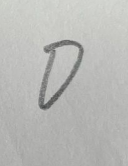
#> input picture data/user_samples/0_001.png, 128 x 166 px; its folder holds only this picture in this run
$ python preprocess_user_images.py
#> lines starting #> are read from the running program, lines starting #| are printed output that depends on the picture; after the words box and inside, x2 and y2 are one past the last pixel; in counts of white or black regions, pixels touching at a corner belong together
import cv2
import numpy as np
import os
from PIL import Image

# 配置参数
INPUT_DIR = "../../data/user_samples"  # 原始衣物图片存放目录
OUTPUT_DIR = "../../data/user_samples/processed"  # 处理后数据集输出目录
TARGET_SIZE = (28, 28)  # 目标图像尺寸（MNIST标准）
THRESHOLD_VALUE = 127  # 二值化阈值


def preprocess_single_image(img_path):
    """预处理单张图片：灰度化、二值化、归一化、居中对齐"""
#> called with img_path = '../../data/user_samples/0_001.png'
    # 1. 读取图片并转为灰度图
    img = cv2.imread(img_path)
#> img is the input picture: shape (166, 128, 3); mean B, G, R 182.5, 185.3, 184.9
    gray = cv2.cvtColor(img, cv2.COLOR_BGR2GRAY)

    # 2. 去噪（高斯滤波）
    blurred = cv2.GaussianBlur(gray, (3, 3), 0)

    # 3. 二值化（反色，因为MNIST背景为黑、数字为白）
    _, binary = cv2.threshold(blurred, THRESHOLD_VALUE, 255, cv2.THRESH_BINARY_INV | cv2.THRESH_OTSU)
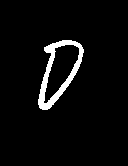
#> binary: shape (166, 128); 4.3% white; 1 white region

    # 4. 提取数字轮廓并裁剪
    contours, _ = cv2.findContours(binary, cv2.RETR_EXTERNAL, cv2.CHAIN_APPROX_SIMPLE)
#> contours = 1 contour; box (x1, y1, x2, y2) and area: (38, 40, 84, 110) 1828
    if not contours:
        return None
    largest_contour = max(contours, key=cv2.contourArea)
#> largest_contour = contour of 102 points, box (x1, y1, x2, y2) (38, 40, 84, 110), area 1828
    x, y, w, h = cv2.boundingRect(largest_contour)
#> x = 38; y = 40; w = 46; h = 70
    cropped = binary[y:y+h, x:x+w]
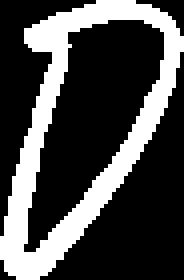
#> cropped: shape (70, 46) (shown 4 times larger); 28.6% white; 1 white region, box (x1, y1, x2, y2) and area: (0, 0, 46, 70) 922

    # 5. 调整尺寸并居中对齐
    # 保持长宽比，先缩放至目标尺寸的短边
    aspect_ratio = w / h
#> aspect_ratio = 0.657
    if aspect_ratio > 1:
        new_w = TARGET_SIZE[0]
        new_h = int(new_w / aspect_ratio)
    else:
        new_h = TARGET_SIZE[1]
        new_w = int(new_h * aspect_ratio)
#> new_w = 18
    resized = cv2.resize(cropped, (new_w, new_h), interpolation=cv2.INTER_AREA)

    # 创建空白画布并居中放置数字
    padded = np.zeros(TARGET_SIZE, dtype=np.uint8)
    offset_x = (TARGET_SIZE[0] - new_w) // 2
#> offset_x = 5
    offset_y = (TARGET_SIZE[1] - new_h) // 2
    padded[offset_y:offset_y+new_h, offset_x:offset_x+new_w] = resized
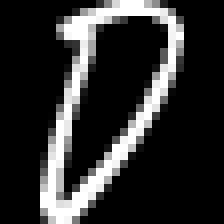
#> padded: shape (28, 28) (shown 8 times larger); min 0, max 255, mean 46.9

    return padded


def main():
    # 遍历输入目录的图片（假设文件名格式为 数字_序号.jpg，如 5_001.jpg）
    for filename in os.listdir(INPUT_DIR):
        if not filename.endswith((".jpg", ".png", ".jpeg")):
            continue
        # 从文件名提取标签
        img_path = os.path.join(INPUT_DIR, filename)

        # 预处理图片
        processed_img = preprocess_single_image(img_path)
        if processed_img is not None:
            # 保存处理后的图片到output/processed文件夹
            processed_dir = os.path.join(INPUT_DIR, "processed")
            os.makedirs(processed_dir, exist_ok=True)
            save_name = f"{os.path.splitext(filename)[0]}_processed.png"
            save_path = os.path.join(processed_dir, save_name)
            Image.fromarray(processed_img).save(save_path)

if __name__ == "__main__":
    main()

$ run again, on data/user_samples/2_001.png
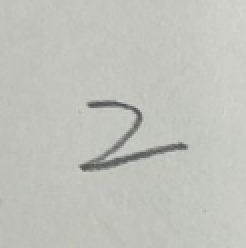
#> input picture data/user_samples/2_001.png, 123 x 124 px (shown 2 times larger)
#> in preprocess_single_image, img is the input picture: shape (124, 123, 3); mean B, G, R 187.8, 194, 192.6
#> in preprocess_single_image, `_, binary = cv2.threshold(blurred, THRESHOLD_VALUE, 255, cv2.THRESH_BI..`:
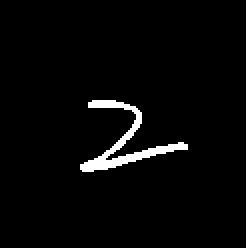
#> binary: shape (124, 123) (shown 2 times larger); 2.8% white; 1 white region
#> contours = 1 contour; box (x1, y1, x2, y2) and area: (40, 50, 94, 86) 318
#> largest_contour = contour of 94 points, box (x1, y1, x2, y2) (40, 50, 94, 86), area 318
#> x = 40; y = 50; w = 54; h = 36
#> cropped: shape (36, 54); 21.8% white; 1 white region, box (x1, y1, x2, y2) and area: (0, 0, 54, 36) 423
#> aspect_ratio = 1.5
#> new_h = 18
#> offset_y = 5
#> in preprocess_single_image, `padded[offset_y:offset_y+new_h, offset_x:offset_x+new_w] = resized`:
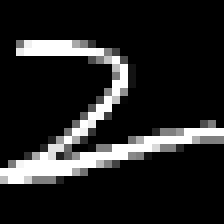
#> padded: shape (28, 28) (shown 8 times larger); min 0, max 255, mean 35.7

$ run again, on data/user_samples/0_002.png
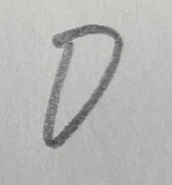
#> input picture data/user_samples/0_002.png, 172 x 185 px
#> in preprocess_single_image, img is the input picture: shape (185, 172, 3); mean B, G, R 179.4, 181.8, 181.6
#> in preprocess_single_image, `_, binary = cv2.threshold(blurred, THRESHOLD_VALUE, 255, cv2.THRESH_BI..`:
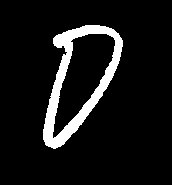
#> binary: shape (185, 172); 8.7% white; 1 white region
#> contours = 1 contour; box (x1, y1, x2, y2) and area: (43, 25, 123, 149) 5734
#> largest_contour = contour of 176 points, box (x1, y1, x2, y2) (43, 25, 123, 149), area 5734
#> x = 43; y = 25; w = 80; h = 124
#> cropped: shape (124, 80); 28% white; 1 white region, box (x1, y1, x2, y2) and area: (0, 0, 80, 124) 2781
#> aspect_ratio = 0.645
#> new_w = 18
#> offset_x = 5
#> in preprocess_single_image, `padded[offset_y:offset_y+new_h, offset_x:offset_x+new_w] = resized`:
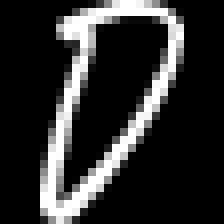
#> padded: shape (28, 28) (shown 8 times larger); min 0, max 255, mean 46
